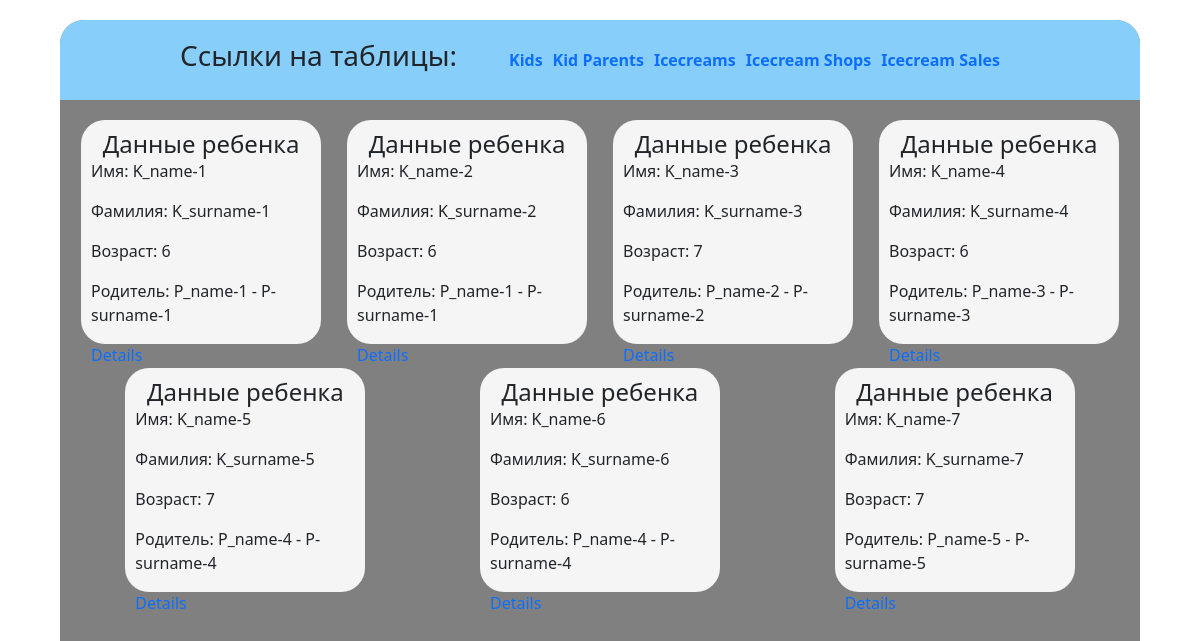
Page /?kids=on on the committed database.
### main/models.py (models this page shows, shortened)
class Human(models.Model):
    name = models.CharField('Name', max_length=50)
    surname = models.CharField('Surname', max_length=50)
    age = models.PositiveIntegerField('Age')
    class Meta:
        abstract = True
        ordering = ['id']

class Kid(Human):
    parent = models.ForeignKey('KidParent', on_delete=models.CASCADE, null=True, verbose_name='Parent')
    slug = models.SlugField(max_length=255, null=True, unique=True, blank=True)
    def get_absolute_url(self):
        return 'info/{}'.format(self.slug)

class KidParent(Human):
    slug = models.SlugField(max_length=255, null=True, unique=True, blank=True)
    def __str__(self):
        return '{} - {}'.format(self.name, self.surname)

### main/views.py (the view)
# urls.py: path('', views.main_page, name='main_page'),
def main_page(request):
    data = None
    variable = None
    if request.method == 'GET':
        if 'kids' in request.GET:
            data = Kid.objects.all()
            variable = 'kids'
        elif 'parents' in request.GET:
            data = KidParent.objects.all()
            variable = 'parents'
        elif 'icecreams' in request.GET:
            data = Icecream.objects.all()
            variable = 'icecreams'
        elif 'shops' in request.GET:
            data = IcecreamShop.objects.all()
            variable = 'shops'
        elif 'sales' in request.GET:
            data = IcecreamSale.objects.all()
            variable = 'sales'
    return render(request, 'main/index_main.html', {'data': data, 'variable': variable})

### templates/main/index_main.html (shortened to what this page needs)
{% extends 'main/layout.html' %}
{% block content %}
    {% if variable == 'kids' %}
        {% for el in data %}
            <div class="info_card">
                <h4>Данные ребенка</h4>
                <p>Имя: {{ el.name }}</p>
                <p>Фамилия: {{ el.surname }}</p>
                <p>Возраст: {{ el.age }}</p>
                <p>Родитель: {{ el.parent }}</p>
                <a href="{{ el.get_absolute_url }}">Details</a>
            </div>
        {% endfor %}
    {% endif %}
{% endblock %}

### templates/main/layout.html (shortened to what this page needs)
<!doctype html>
{% load static %}
<html lang="en">
<head>
    <link rel="stylesheet" href="https://cdn.jsdelivr.net/npm/bootstrap@5.2.3/dist/css/bootstrap.min.css">
    <link rel="stylesheet" href="{% static 'main/css/main.css' %}">
</head>
<body>
    <section class="body">
        <section class="navi">
            <h3>Ссылки на таблицы: </h3>
            <ul class="link_bar">
                <li><a href="{% url 'main_page' %}?kids=on">Kids</a></li>
                <li><a href="{% url 'main_page' %}?parents=on">Kid Parents</a></li>
                <li><a href="{% url 'main_page' %}?icecreams=on">Icecreams</a></li>
                <li><a href="{% url 'main_page' %}?shops=on">Icecream Shops</a></li>
                <li><a href="{% url 'main_page' %}?sales=on">Icecream Sales</a></li>
            </ul>
        </section>
        <section class="main">
            {% block content %}{% endblock %}
        </section>
    </section>
</body>
</html>

### static/main/css/main.css (style rules this page uses)
body { display: flex; }
.body { margin: 20px auto; width: 90vw; min-height: 95vh; display: flex; flex-direction: column; background: gray; border-radius: 24px; }
.navi { width: 100%; height: 10vh; background: lightskyblue; border-radius: 24px 24px 0 0; display: flex; align-items: center; gap: 20px; }
.navi h3 { margin-left: 10vw; }
.link_bar { margin: 0 auto 0 0; display: flex; gap: 10px; list-style: none; }
.link_bar li, .link_bar a { text-decoration: none; font-weight: bold; }
.main { display: flex; flex-wrap: wrap; padding: 20px; gap: 2vw; }
.info_card { margin: 0 auto; width: 20vw; height: 28vh; display: flex; flex-direction: column; background: whitesmoke; border-radius: 24px; padding: 10px; }
.info_card a { text-decoration: none; }
.info_card h4, .description h4 { margin: auto; }

### rows in the picture
Kid: name "K_name-1", surname "K_surname-1", age "6", parent "P_name-1 - P-surname-1"
Kid: name "K_name-2", surname "K_surname-2", age "6", parent "P_name-1 - P-surname-1"
Kid: name "K_name-3", surname "K_surname-3", age "7", parent "P_name-2 - P-surname-2"
Kid: name "K_name-4", surname "K_surname-4", age "6", parent "P_name-3 - P-surname-3"
Kid: name "K_name-5", surname "K_surname-5", age "7", parent "P_name-4 - P-surname-4"
Kid: name "K_name-6", surname "K_surname-6", age "6", parent "P_name-4 - P-surname-4"
Kid: name "K_name-7", surname "K_surname-7", age "7", parent "P_name-5 - P-surname-5"
